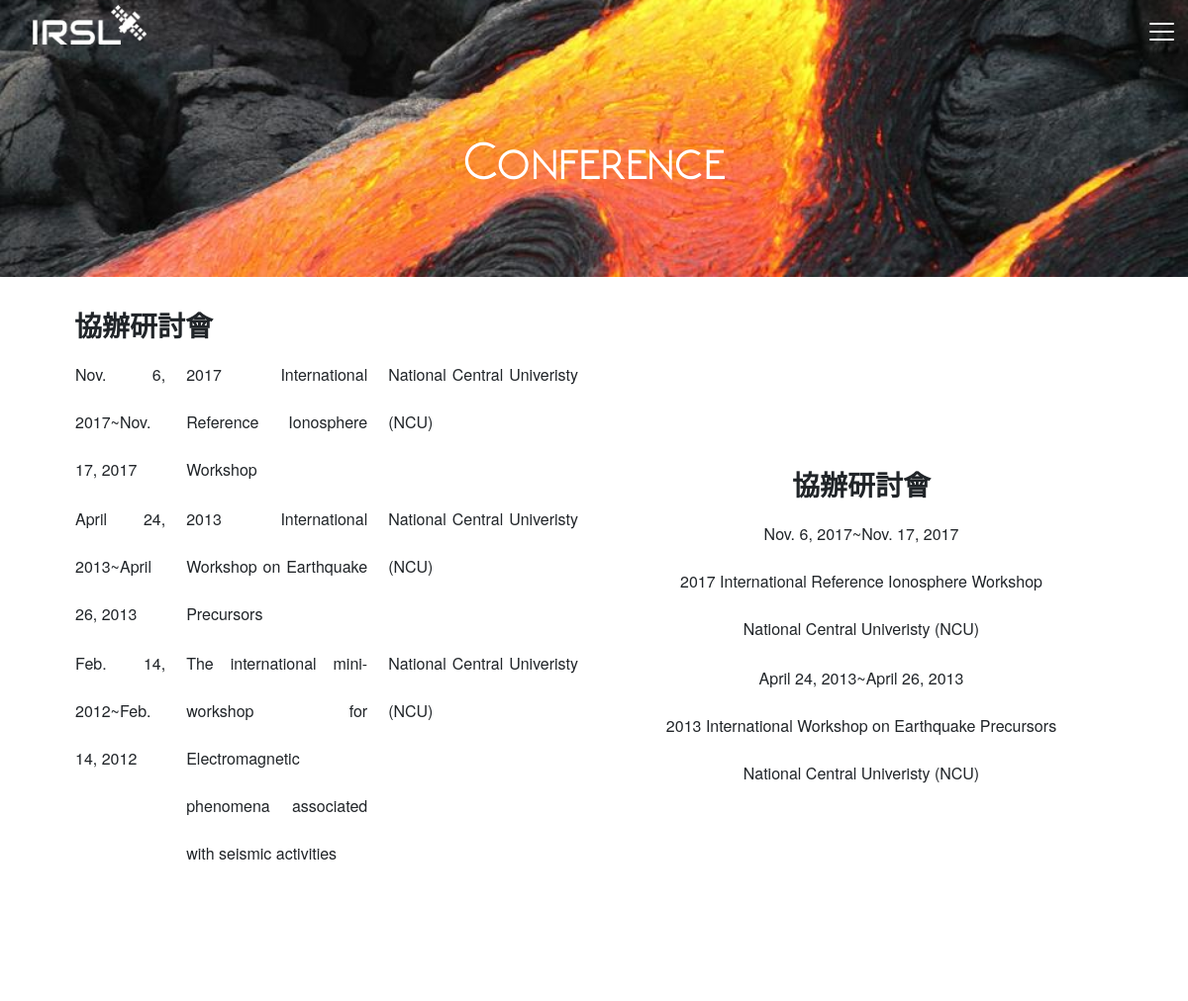
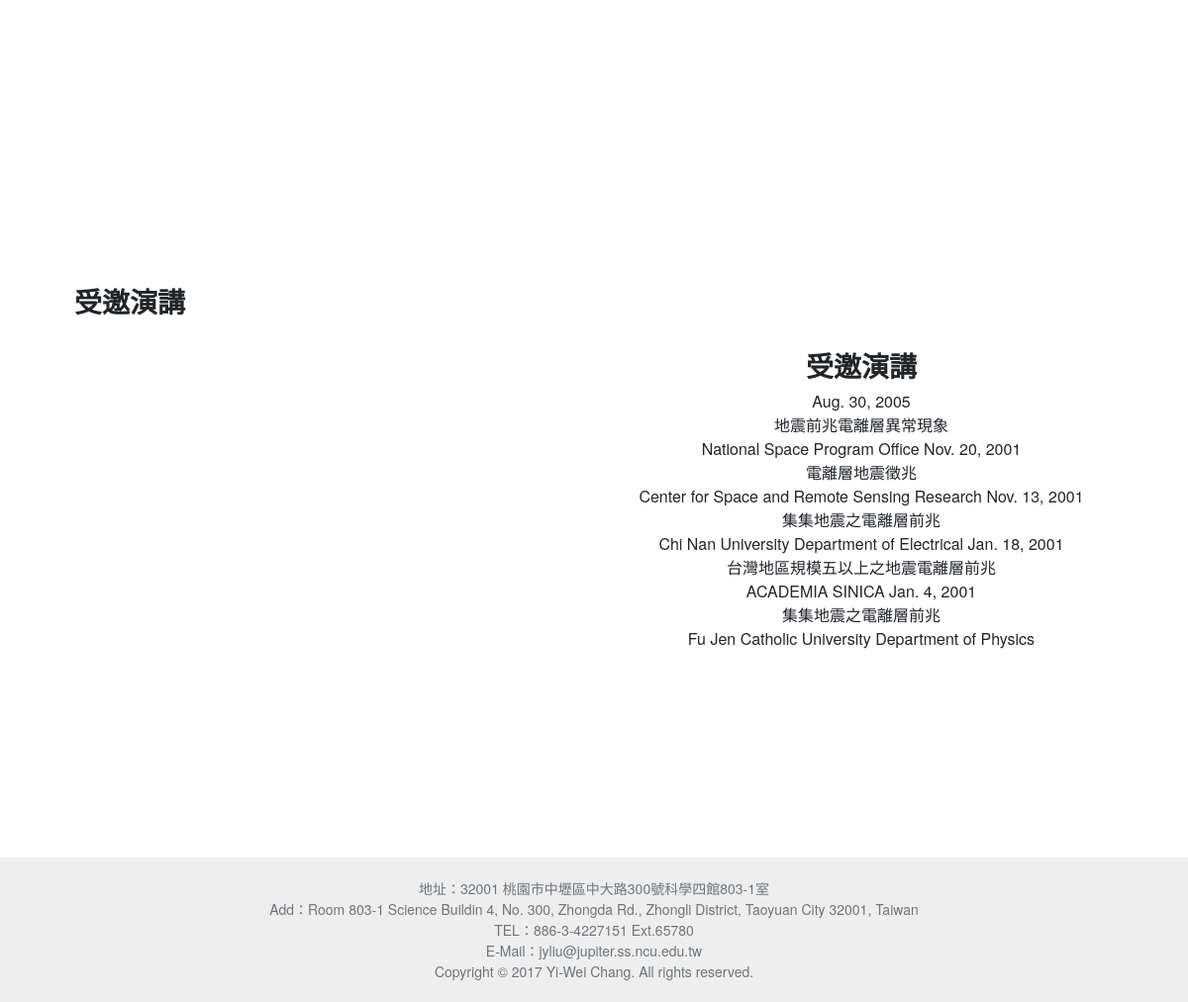
Page /conference/ on the committed database (2 pictures, top to bottom).
### conference/models.py (models this page shows, shortened)
class Conference(models.Model):
	start = models.DateField()
	end   = models.DateField()
	title = models.CharField(max_length=200)
	location = models.CharField(max_length=200)
	class Meta:
		ordering = ['-start','-end']

class Oral(models.Model):
	date  = models.DateField()
	title = models.CharField(max_length=200)
	location = models.CharField(max_length=200)
	class Meta:
		ordering = ['-date']

### conference/views.py (the view)
# urls.py: path('conference/', conf, name='conf'),
def conf(request):
    context = {
		'confs' : Conference.objects.all(),
		'orals' : Oral.objects.all(),
    }
    return render(request, 'conf.html', context)

### templates/conf.html (shortened to what this page needs)
{% extends 'base.html' %}
{% block banner_title %}
	Conference
{% endblock %}
{% block body_content %}
        <div class="content-fade container conf mb-5">
            <div class="row">
                <div class="content col align-self-center text-justify hidden-sm-down">
                    <h3>協辦研討會</h3>
                    <table>
			  {% for conf in confs %}
                        <tr class="hideme"><td class="con-td1">{{conf.start}}~{{conf.end}}</td>
                            <td class="con-td2">{{conf.title}}</td>
                            <td class="con-td3">{{conf.location}}</td></tr>
			  {% endfor %}
                    </table>
                    <br>
                    <h3>受邀演講</h3>
                    <table>
                    </table>
                </div>
                <div class="content col align-self-center text-center hidden-md-up">
                    <h3>協辦研討會</h3>
                    <table class="text-center">
			  {% for conf in confs %}
                        <tr class="hideme"><td>{{conf.start}}~{{conf.end}}<br>
                            			     {{conf.title}}<br>
                            			     {{conf.location}}</td></tr>
			  {% endfor %}
                    </table>
                    <br>
                    <h3>受邀演講</h3>
			  {% for oral in orals %}
                        <tr class="hideme"><td>{{oral.date}}<br>
                            			     {{oral.title}}<br>
                            			     {{oral.location}}</td></tr>
			  {% endfor %}
                    <br>
                </div>
            </div>
        </div>
{% endblock %}

### templates/base.html (shortened to what this page needs)
{% load staticfiles %}
<!DOCTYPE html>
<html prefix="og: http://ogp.me/ns#">
    <head>
		<link rel="stylesheet" type="text/css" href='{% static "css/cover_h.css" %}'>
		<link rel="stylesheet" href="https://maxcdn.bootstrapcdn.com/bootstrap/4.0.0-alpha.6/css/bootstrap.min.css">
		<link rel="stylesheet" href='{% static "css/hamburgers.css" %}' type="text/css">
		<link rel="stylesheet" href='{% static "css/style.css" %}' type="text/css">
		<link rel="stylesheet" type="text/css" href='{% static "css/bounce_arrow.css" %}'>
    </head>
    <body>
        {% block nav %}
			{% block nav_class %}
				<nav class="header-fade navbar fixed-top navbar-toggleable-md navbar-inverse bg-inverse non-index">
			{% endblock %}
			<div class="container">
				<a class="navbar-brand mb-0" href="{% url 'home' %}">
				  {% block nav_logo %}
					<img src='{% static "images/irsl_h_w.png" %}'>
			  {% endblock %}
				</a>
			</div>
			{% block nav_button %}
				<button class="navbar-toggler navbar-toggler-right hamburger hamburger--animate" type="button" data-toggle="collapse" data-target="#navbarNav" aria-controls="navbarNav" aria-expanded="false" aria-label="Toggle navigation">
			{% endblock %}
					<span class="hamburger-box">
						<span class="hamburger-inner"></span>
					</span>
				</button>
			</nav>
		{% endblock %}
		{% block body_banner %}
			<div class="header-fade header jumbotron">
				<h2 class="header-h2-fade">{% block banner_title%}{% endblock %}</h2>
			</div>
		{% endblock%}
        {% block body_content %}
		{% endblock %}
		{% block body_footer %}
			<footer class="footer-fade footer">
				<div class="container text-center">
					<br>
					<span class="text-muted">地址：32001 桃園市中壢區中大路300號科學四館803-1室
					<br>
					Add：Room 803-1 Science Buildin 4, No. 300, Zhongda Rd., Zhongli District, Taoyuan City 32001, Taiwan
					<br>
					TEL：886-3-4227151 Ext.65780
					<br>
					E-Mail：jyliu@jupiter.ss.ncu.edu.tw
					<br>
					Copyright © 2017 Yi-Wei Chang. All rights reserved.
					<br></span>
				</div>
			</footer>
		{% endblock %}
    </body>
</html>

### static/css/hamburgers.css (style rules this page uses)
.hamburger { display: inline-block; cursor: pointer; transition-property: opacity, filter; transition-duration: 0.15s; transition-timing-function: linear; font: inherit; color: inherit; text-transform: none; background-color: transparent; border: 0; margin: 0; overflow: visible; }
.hamburger-box { width: 25px; height: 20px; padding-left: 2px; display: inline-block; position: relative; }
.hamburger-inner { display: block; top: 50%; margin-top: 1px; }
.hamburger-inner, .hamburger-inner::before, .hamburger-inner::after { width: 25px; height: 2px; background-color: #FFF; border-radius: 4px; position: absolute; transition-property: transform; transition-duration: 0.15s; transition-timing-function: ease; }
.hamburger-inner::before, .hamburger-inner::after { content: ""; display: block; }
.hamburger-inner::before { top: -8px; }
.hamburger-inner::after { bottom: -8px; }
.hamburger--animate .hamburger-inner::before, .hamburger--animate .hamburger-inner::after { transition-duration: 0s; transition-delay: 0.1s; transition-timing-function: linear; }
.hamburger--animate .hamburger-inner::before { transition-property: top, opacity; }
.hamburger--animate .hamburger-inner::after { transition-property: bottom, transform; }

### static/css/style.css (style rules this page uses)
body { font-family: "Helvetica Neue", Helvetica, Arial, "微軟正黑體", "微软雅黑", sans-serif; }
h2, h3, h4, h5 { font-weight: bold; }
a { color: darkcyan; }
.navbar .container { width: 80vw; }
.navbar-brand { position: relative; padding: 0; }
.navbar-brand img { position: relative; top: -3px; height: 40px; }
.navbar .navbar-toggler { border: none; padding-top: 4px; padding-bottom: 0px; padding-left: 0px; padding-right: 0px; height: 25px; }
.jumbotron { overflow: hidden; background-size: cover; background: url(/static/images/jumbotron/small_1.jpg) no-repeat center, url(/static/images/jumbotron/small_2.jpg) no-repeat center, url(/static/images/jumbotron/small_3.jpg) no-repeat center, url(/static/images/jumbotron/small_4.jpg) no-repeat center, url(/static/images/jumbotron/small_5.jpg) no-repeat center, url(/static/images/jumbotron/small_6.jpg) no-repeat center, url(/static/images/jumbotron/small_7.jpg) no-repeat center, url(/static/images/jumbotron/small_8.jpg) no-repeat center, url(/static/images/jumbotron/small_9.jpg) no-repeat center, url(/static/images/jumbotron/small_10.jpg) no-repeat center, url(/static/images/jumbotron/small_11.jpg) no-repeat center; border-radius: 0px; padding: 0; }
.header { height: 280px; }
.header h2 { font-family: "NEO"; font-size: 350%; font-weight: bold; color: #FFF; padding-top: 130px; text-align: center; }
table { width: 100%; border-collapse: collapse; }
table td { vertical-align: top; line-height: 3; }
.con-td1 { width: 22%; padding-right: 20px; }
.con-td2 { width: 40%; padding-right: 20px; }
.footer { background-color: #EEE; padding-bottom: 20px; font-size: 14px; min-height: 15vh; }
.hideme { opacity: 0; }
.header-fade { animation:fin 1s; }
.header-fade h2 { position:relative; animation:animatetop 1.5s; }
.content-fade { animation:fin 2s; }
.footer-fade { animation:fin 1s; }
.fadein { animation:fin 1s; opacity: 1 !important; }
@media only screen and (max-width : 1200px) and (min-width : 992px) { .container { width: 90%; } }
@media only screen and (max-width : 1200px) and (min-width : 992px) { .navbar .container { width: 100%; } }

### rows in the picture
Conference: start "Nov. 6, 2017", end "Nov. 17, 2017", title "2017 International Reference Ionosphere Workshop", location "National Central Univeristy (NCU)"
Conference: start "April 24, 2013", end "April 26, 2013", title "2013 International Workshop on Earthquake Precursors", location "National Central Univeristy (NCU)"
Conference: start "Feb. 14, 2012", end "Feb. 14, 2012", title "The international mini-workshop for Electromagnetic phenomena associated with seismic activities", location "National Central Univeristy (NCU)"
Oral: date "Aug. 30, 2005", title "地震前兆電離層異常現象", location "National Space Program Office"
Oral: date "Nov. 20, 2001", title "電離層地震徵兆", location "Center for Space and Remote Sensing Research"
Oral: date "Nov. 13, 2001", title "集集地震之電離層前兆", location "Chi Nan University Department of Electrical"
Oral: date "Jan. 18, 2001", title "台灣地區規模五以上之地震電離層前兆", location "ACADEMIA SINICA"
Oral: date "Jan. 4, 2001", title "集集地震之電離層前兆", location "Fu Jen Catholic University Department of Physics"
